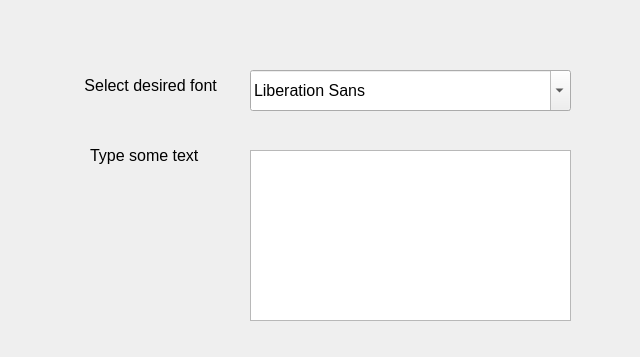
<?xml version="1.0" encoding="UTF-8"?>
<ui version="4.0">
 <class>Dialog</class>
 <widget class="QDialog" name="Dialog">
  <property name="geometry">
   <rect>
    <x>0</x>
    <y>0</y>
    <width>640</width>
    <height>357</height>
   </rect>
  </property>
  <property name="font">
   <font>
    <pointsize>12</pointsize>
   </font>
  </property>
  <property name="windowTitle">
   <string>Dialog</string>
  </property>
  <widget class="QLabel" name="label">
   <property name="geometry">
    <rect>
     <x>80</x>
     <y>70</y>
     <width>151</width>
     <height>31</height>
    </rect>
   </property>
   <property name="text">
    <string> Select desired font</string>
   </property>
  </widget>
  <widget class="QLabel" name="label_2">
   <property name="geometry">
    <rect>
     <x>90</x>
     <y>140</y>
     <width>111</width>
     <height>31</height>
    </rect>
   </property>
   <property name="text">
    <string>Type some text</string>
   </property>
  </widget>
  <widget class="QFontComboBox" name="fontComboBox">
   <property name="geometry">
    <rect>
     <x>250</x>
     <y>70</y>
     <width>321</width>
     <height>41</height>
    </rect>
   </property>
  </widget>
  <widget class="QTextEdit" name="textEdit">
   <property name="geometry">
    <rect>
     <x>250</x>
     <y>150</y>
     <width>321</width>
     <height>171</height>
    </rect>
   </property>
  </widget>
 </widget>
 <resources/>
 <connections/>
</ui>
